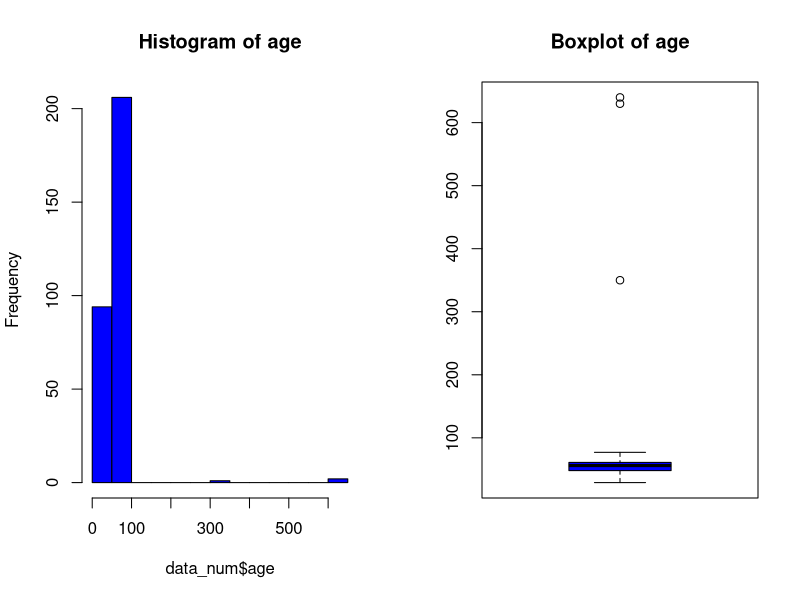
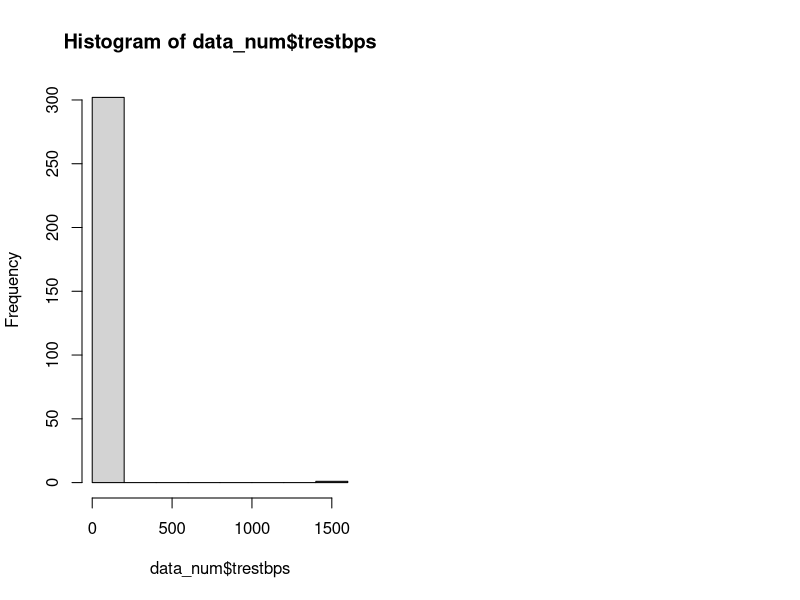

Generate these figures, in order, with R:
## ---- chunk 1
knitr::opts_chunk$set(echo = TRUE)
## ---- chunk 2
dataset = read.csv("heart_mod_2023-02-08.csv", sep = 'p')

# Paciente 86(chol): valor de 5 es muy bajito. Se escribe missing value (NA).
# Paciente 158(age):  valor de 350 es imposible. Se escibe missing value (NA).

sapply(dataset,class)

dataset$sex <- as.factor(dataset$sex)
levels(dataset$sex) <- c('Female','Male')
table(dataset$sex)

dataset$cp <- as.factor(dataset$cp)
levels(dataset$cp) <- c('Asymptomatic', 'Atypical angina', 'No angina', 'Typical angina')

dataset$fbs <- as.factor(dataset$fbs)
levels(dataset$fbs) <- c('No', 'Yes')

dataset$restecg <- as.factor(dataset$restecg)
levels(dataset$restecg) <- c('Hypertrophy','Normal','Abnromalities')

dataset$exang <- as.factor(dataset$exang)
levels(dataset$exang) <- c('No','Yes')

dataset$slope <- as.factor(dataset$slope)
levels(dataset$slope) <- c('Descending','Flat','Ascending')

dataset$chol <- as.numeric(dataset$chol)

dataset$thal <- as.factor(dataset$thal)
levels(dataset$thal) <- c('Fixed defect','Normal flow','Reversible defect')

dataset$target <- as.character(dataset$target)

dataset$target[dataset$target == "11"] <- "1"
dataset$target[dataset$target == "O"] <- "0"

dataset$target


dataset$target <- as.factor(dataset$target)
levels(dataset$target) <- c('Yes','No')

dataset <- dataset[,-1]

dataset$oldpeak <- gsub(",",".", dataset$oldpeak)
type_class <- sapply(dataset,class)
table(type_class)

df_variable <- data.frame(nombre = names(dataset), tipo = type_class)

data_num <- dataset[,type_class %in% c('integer','numeric')]
data_fac <- dataset[,type_class %in% c('factor')]

dataset$chol[dataset$chol == 5] <- NA
dataset$trestbps[dataset$trestbps == 1540] <- 154

dataset$age[dataset$age > 200] <- NA
data_num$age
mean_age<- mean(dataset$age, na.rm = TRUE)
data_num$age[is.na(data_num$age)] <- mean_age
par(mfrow = c(1,2))
hist(data_num$age, c = 'blue', main = "Histogram of age")
boxplot(data_num$age, col = 'blue', main = "Boxplot of age")

mean_trestbps <- mean(dataset$trestbps, na.rm = TRUE)
data_num$trestbps[is.na(data_num$trestbps)] <- mean_trestbps
hist(data_num$trestbps)

dataset





